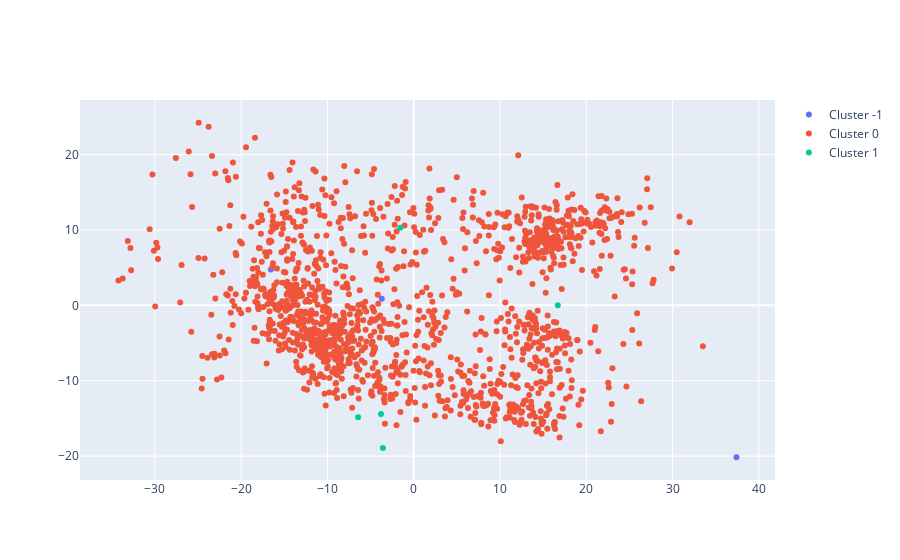

This figure's notebook cell:
### Code cell
hdbscan_clustering(df, min_cluster_size=2, min_samples=1, dims=2)

### Figure 1 — Plotly figure (JSON) as saved in the notebook; plotly's stock layout.template omitted (floating-point values rounded to 4 significant figures; data arrays with more than 128 entries replaced by an {"elided": "..."} marker saying what was removed)
{"data": [{"mode": "markers", "name": "Cluster -1", "type": "scatter", "x": [-16.55, -18.02, -3.699, 37.4], "y": [4.758, -0.2916, 0.869, -20.15]}, {"mode": "markers", "name": "Cluster 0", "type": "scatter", "x": {"elided": "1451 float values"}, "y": {"elided": "1451 float values"}}, {"mode": "markers", "name": "Cluster 1", "type": "scatter", "x": [-3.569, -6.44, 16.7, -1.556, -3.791], "y": [-18.91, -14.84, 0.01821, 10.29, -14.4]}], "layout": {}}
